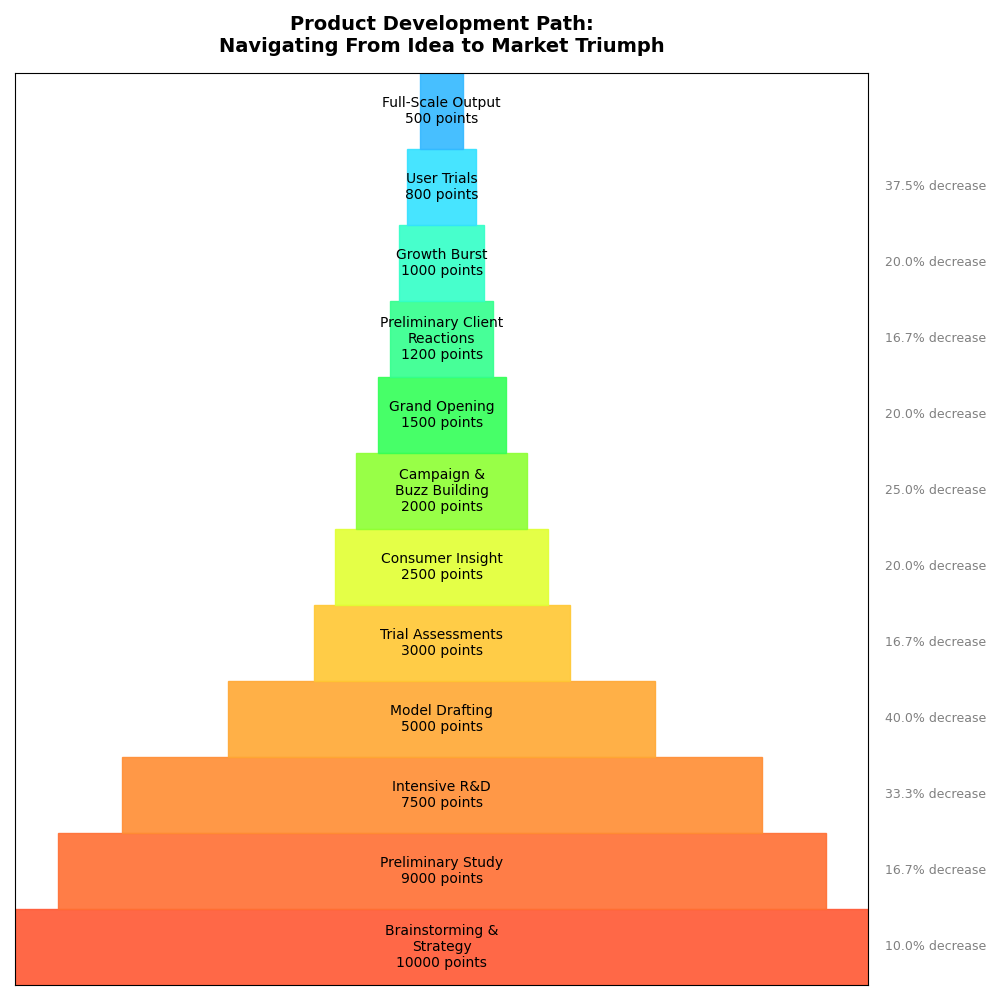

The script that drew this image:
import matplotlib.pyplot as plt
from matplotlib.patches import Rectangle
import numpy as np

# Updated stage labels
stages = [
    "Brainstorming &\nStrategy",
    "Preliminary Study",
    "Intensive R&D",
    "Model Drafting",
    "Trial Assessments",
    "Consumer Insight",
    "Campaign &\nBuzz Building",
    "Grand Opening",
    "Preliminary Client\nReactions",
    "Growth Burst",
    "User Trials",
    "Full-Scale Output"
]
values = [10000, 9000, 7500, 5000, 3000, 2500, 2000, 1500, 1200, 1000, 800, 500]

percentage_drops = [(values[i] - values[i+1]) / values[i] * 100 for i in range(len(values) - 1)]

colors = ['#FF5733', '#FF6F33', '#FF8D33', '#FFA833', '#FFC733', '#E1FF33', 
          '#8DFF33', '#33FF57', '#33FF8D', '#33FFC7', '#33E1FF', '#33B8FF']

fig, ax = plt.subplots(figsize=(10, 10))

y_start = 0

# Updating text elements in the chart
for i, (stage, value, color) in enumerate(zip(stages, values, colors)):
    width = value / float(max(values))
    left = (1 - width) / 2

    rect = Rectangle((left, y_start), width, 1, color=color, alpha=0.9)
    ax.add_patch(rect)
    
    # Random alteration of the group label text
    ax.text(0.5, y_start + 0.5, f'{stage}\n{value} points', 
            fontsize=10, va='center', ha='center', color='black')
    
    if i < len(percentage_drops):
        # Slight change in the drop description
        ax.text(1.02, y_start + 0.5, f'{percentage_drops[i]:.1f}% decrease', 
                fontsize=9, va='center', ha='left', color='gray')
    
    y_start += 1

ax.set_xlim(0, 1)
ax.set_ylim(0, len(stages))
ax.set_yticks([])
ax.set_xticks([])

# Altered title text
ax.set_title("Product Development Path:\nNavigating From Idea to Market Triumph", 
             fontsize=14, fontweight='bold', pad=15)

ax.yaxis.grid(True, which='major', linestyle='--', linewidth=0.5)

plt.tight_layout()

plt.show()
